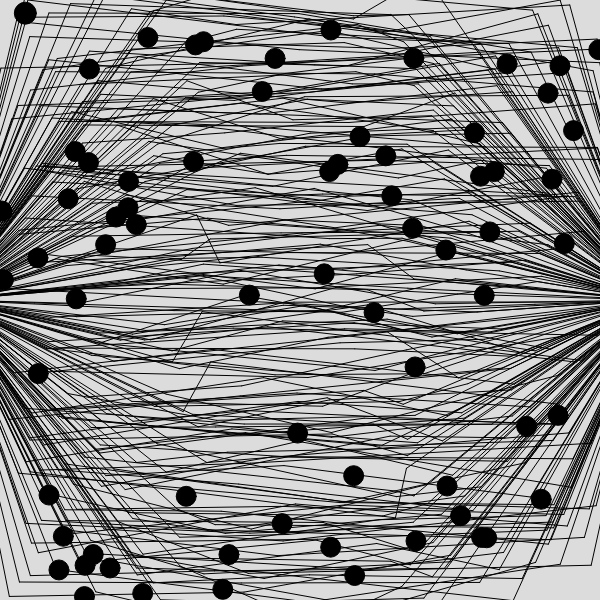
Frame 1 (no input)
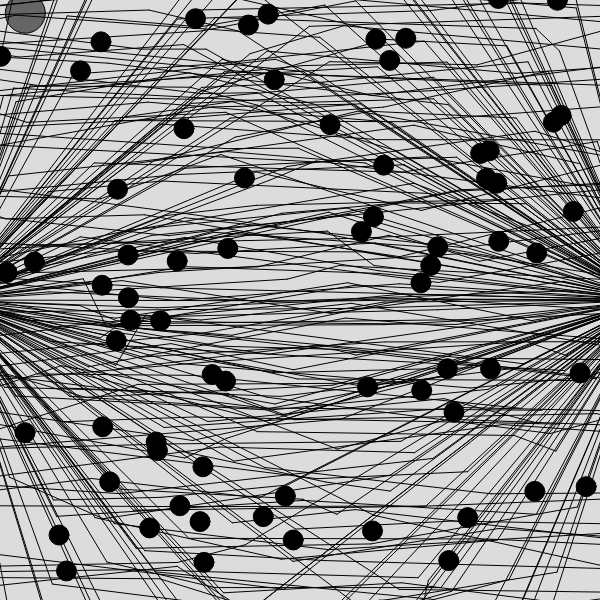
Frame 60 (no input)
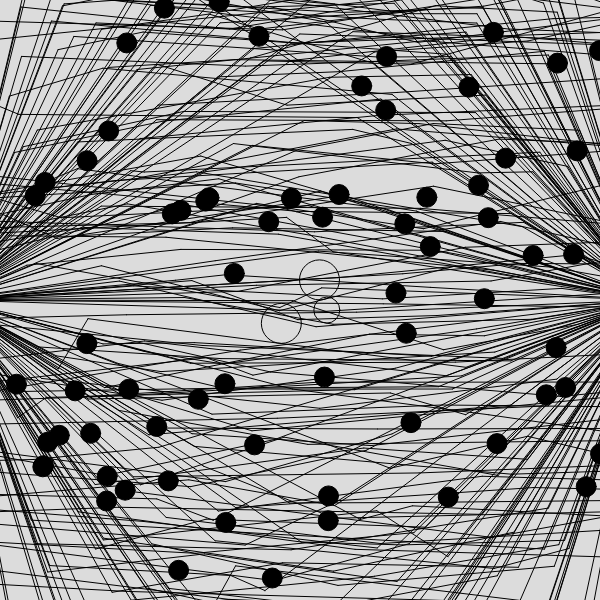
Frame 120 (the mouse pressed at the canvas centre since frame 60)

The p5.js sketch that drew these frames (run headless with seeded random() and noise() and a simulated clock; from frame 60 on, the mouse is pressed at the canvas centre):

// p5.js sketch
// ── sketch.js
let myBubble1 = [];
let myBubble2 = [];
let myLines = [];
let bgColor = 220;

function setup() {
    createCanvas(600, 600);

    for (let i = 0; i < 70; i ++) {
        myBubble1 [i] = new Bubble1(255, random(width), random(height), random(-3, 3), random(-3, 3));
        myBubble2 [i] = new Bubble2(0, random(width), random(height), random(-3, 3), random(-3, 3));
    }

    for (let i = 0; i < 200; i ++){
        myLines [i] = new Lines(random (0, 200), 
        random (200, 400), 
        random (400, 600), 
        random ((i - 10) * 3, (i + 10) * 3), 
        random ((i - 10) * 3, (i + 10) * 3), 
        random ((i - 10) * 3, (i + 10) * 3),
        random (-5, 5), 
        random (-5, 5));
    }

    
}

function draw() {
    background(bgColor);

    for (let i = 0; i < 200; i ++){
        myLines[i].display();
    }

    if (keyIsPressed === true) {
        bgColor = 30;
        for (let i = 0; i < 70; i++) {
            myBubble1[i].move();
            myBubble1[i].display();
        }
    } else {
        bgColor = 220;
        for (let i = 0; i < 70; i++) {
            myBubble2[i].move();
            myBubble2[i].display();
        }
    }

}

class Bubble1 {
    constructor(tempC, tempXpos, tempYpos, tempSpeedX, tempSpeedY) {
        this.c = tempC;
        this.opacity = 255;
        this.xpos = tempXpos;
        this.ypos = tempYpos;
        this.xspeed = tempSpeedX;
        this.yspeed = tempSpeedY;
        this.size = 20;
        this.sizePlus = 2;
        this.clicked = false;
    }

    display() {
        stroke(255);

        if (dist(this.xpos, this.ypos, mouseX, mouseY) < this.size + 10) {
            fill(255, this.opacity);
            this.opacity -= this.sizePlus;
            this.size += this.sizePlus;
            if (this.size > 40) {
                this.size = 40;
            }
            if(mouseIsPressed){
                this.clicked = true;
            }
        } else {
            fill(this.c);
            this.size -= this.sizePlus;
            if (this.size < 20) {
                this.size = 20;
            }
           
        }

        if(this.clicked){
            noFill ();
        }
        
        ellipse(this.xpos, this.ypos, this.size);
    }

    move() {
        if (dist(this.xpos, this.ypos, mouseX, mouseY) < this.size + 10) {

        } else {
            this.xpos += + this.xspeed;
            this.ypos += + this.yspeed;
        }

        if (this.xpos > width || this.ypos > height) {
            this.xspeed = - this.xspeed;
            this.yspeed = - this.yspeed;
        }
        if (this.xpos < 0 || this.ypos < 0) {
            this.xspeed = - this.xspeed;
            this.yspeed = - this.yspeed;
        }
    }
}

    class Bubble2 {
        constructor(tempC, tempXpos, tempYpos, tempSpeedX, tempSpeedY) {
            this.c = tempC;
            this.opacity = 255;
            this.xpos = tempXpos;
            this.ypos = tempYpos;
            this.xspeed = tempSpeedX;
            this.yspeed = tempSpeedY;
            this.size = 20;
            this.sizePlus = 2;
            this.clicked = false;
        }
    
        display() {
            stroke(0);
    
            if (dist(this.xpos, this.ypos, mouseX, mouseY) < this.size + 10) {
                fill(0, this.opacity);
                this.opacity -= this.sizePlus;
                this.size += this.sizePlus;
                if (this.size > 40) {
                    this.size = 40;
                }
                if(mouseIsPressed){
                    this.clicked = true;
                }
            } else {
                fill(this.c);
                this.size -= this.sizePlus;
                if (this.size < 20) {
                    this.size = 20;
                }
               
            }
    
            if(this.clicked){
                noFill ();
            }
            
            ellipse(this.xpos, this.ypos, this.size);
        }
    
        move() {
            if (dist(this.xpos, this.ypos, mouseX, mouseY) < this.size + 10) {
    
            } else {
                this.xpos += + this.xspeed;
                this.ypos += + this.yspeed;
            }
    
            if (this.xpos > width || this.ypos > height) {
                this.xspeed = - this.xspeed;
                this.yspeed = - this.yspeed;
            }
            if (this.xpos < 0 || this.ypos < 0) {
                this.xspeed = - this.xspeed;
                this.yspeed = - this.yspeed;
            }
        }
    }
    class Lines {
        constructor(tempX1, tempX2, tempX3, tempY1, tempY2, tempY3, tempDirX, tempDirY) {
            this.x1 = tempX1;
            this.x2 = tempX2;
            this.x3 = tempX3;
            this.y1 = tempY1;
            this.y2 = tempY2;
            this.y3 = tempY3;
            this.dirX = tempDirX;
            this.dirY = tempDirY;  
        }

        display () {
            line (-50, 300, this.x1, this.y1);
            line (this.x1, this.y1, this.x2, this.y2);
            line (this.x2, this.y2, this.x3, this.y3);
            line (this.x3, this.y3, 650, 300);

            this.x1 += this.dirX;
            this.y1 += this.dirY;
            this.x2 += this.dirX;
            this.y2 += this.dirY;
            this.x3 += this.dirX;
            this.y3 += this.dirY;

            if (this.x1 < -100 || this.x1 > 700 || this.x2 < -100 || this.x2 > 700 || this.x3 < -100 || this.x3 > 700) {
                this.dirX = - this.dirX;
            }
            if (this.y1 < -100 || this.y1 > 700 || this.y2 < -100 || this.y2 > 700 || this.y3 < -100 || this.y3 > 700) {
                this.dirY = - this.dirY;
            }
        }
    }
    
